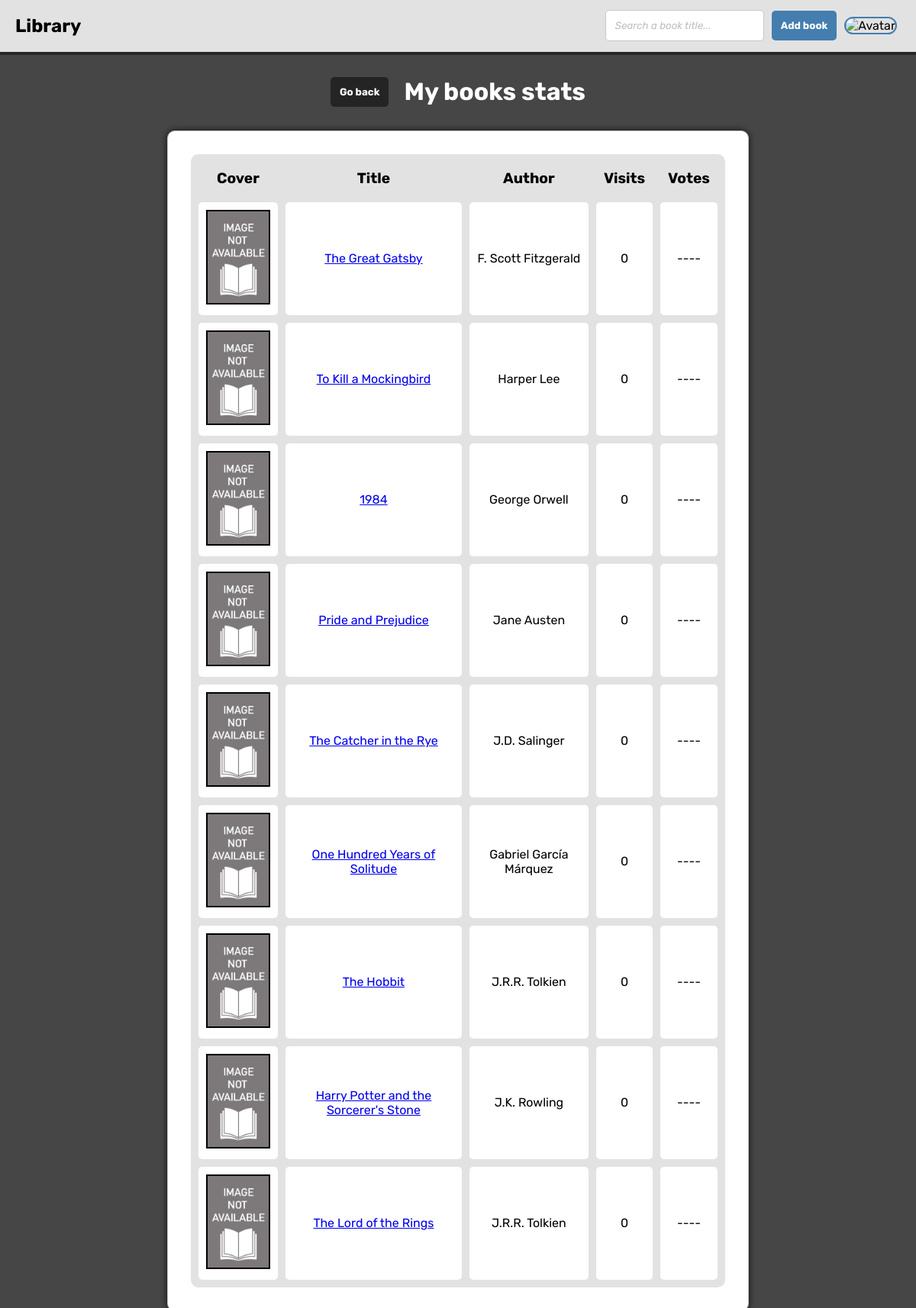
/stats.php (signed in), run on the app's committed database.
### tables this page shows
CREATE TABLE IF NOT EXISTS books (
    id INT AUTO_INCREMENT,
    title VARCHAR(100),
    description TEXT,
    URL VARCHAR(255),
    year INT,
    user_email VARCHAR(100),
    author VARCHAR(100),
    cover VARCHAR(255),
    visits INT DEFAULT 0,
    CONSTRAINT pk_book PRIMARY KEY (id),
    CONSTRAINT fk_books_users FOREIGN KEY (user_email) REFERENCES users (email) ON DELETE CASCADE
);

### stats.php (the view, shortened to what this page needs)
<?php
    require 'connect.php';
    $sql = "SELECT books.*, (AVG(users_votes.vote)*100) as mean FROM books LEFT JOIN users_votes ON books.id = users_votes.id_books WHERE books.user_email=:user_email GROUP BY id ORDER BY visits DESC";
    $stats = $conn->prepare($sql);
    $stats->execute([ 'user_email' => $_SESSION['loggedEmail'] ]);
    $result = $stats->fetchAll(PDO::FETCH_ASSOC);
?>
<!DOCTYPE html>
<html lang="en">
<head>
    <link rel="stylesheet" href="style.css">
</head>
<body>
    <?php include 'nav.php' ?>
    <div class="container">
        <div class="container-row" style="align-items: center; gap: 20px;">
            <a href='profile.php'><button class='back'> Go back </button></a>
            <h1> My books stats </h1>
        </div>
        <div class="center-container stats-list">
            <table class="stats-table">
                <tr>
                    <th> Cover </th>
                    <th> Title </th>
                    <th> Author </th>
                    <th> Visits </th>
                    <th> Votes </th>
                </tr>
                    <?php
                        if ($result == []) {
                            echo "<tr>";
                                echo "<td colspan='5'> No results to show </td>";
                            echo "</tr>";
                        } else {
                            foreach ($result as $book) {
                                echo "<tr>";
                                    echo "<td><a href='book.php?id=" . $book['id'] . "'><img src='uploads/" . htmlspecialchars($book['cover']) . "' alt='Book cover'></a></td>";
                                    echo "<td><a href='book.php?id=" . $book['id'] . "'>" . htmlspecialchars($book['title']) . "</a></td>";
                                    echo "<td>" . htmlspecialchars($book['author']) . "</td>";
                                    echo "<td>" . htmlspecialchars($book['visits']) . "</td>";
                                    echo "<td>" . ($book['mean'] ? htmlspecialchars((int)$book['mean']) . "%" : '----') . "</td>";
                                echo "</tr>";
                            }
                        }
                    ?>
            </table>
        </div>
    </div>
</body>
</html>

### nav.php (shortened to what this page needs)
<nav>
    <div class="container-nav">
        <a class="title" href="index.php"><h2> Library </h2></a>
        <div class="container-nav-buttons">
            <div class="search-container">
                <input type="text" name="search" id="search" onkeyup="search(this.value)" placeholder="Search a book title...">
            </div>
            <a href="book_form.php"><button type="button"> Add book </button></a>
            <details>
                <summary><img class="nav-avatar" src="uploads/<?php echo htmlspecialchars($_SESSION['loggedAvatar']); ?>" alt="Avatar" height="40px" width="40px"></summary>
            </details>
        </div>
    </div>
</nav>

### style.css (style rules this page uses)
html { height: 100vh; }
body { font-family: 'Rubik', sans-serif; margin-top: 80px; background-color: rgb(70, 70, 70); }
.container { display: flex; flex-direction: column; align-items: center; }
.container-row { display: flex; justify-content: space-between; align-items: baseline; margin-bottom: 10px; }
input, textarea, select { padding: 10px; border: 1px solid rgb(190, 190, 190); border-color: rgb(200, 200, 200); border-radius: 5px; font-family: 'Rubik', sans-serif; }
button { font-family: 'Rubik', sans-serif; padding: 12px; border-style: none; border-radius: 5px; background-color: rgb(67, 126, 175); font-weight: bold; color: white; transition: 0.25s; }
.back { background-color: #242424; }
h1 { color: white; }
form, .center-container { padding: 30px; box-shadow: 0 0 8px rgba(0, 0, 0, 0.8); border: 1px solid rgb(190, 190, 190); border-radius: 10px; width: 80%; max-width: 500px; background-color: white; }
nav { position: fixed; top: 0; left: 0; width: 100%; background: #e2e2e2; z-index: 1000; border-bottom: 4px solid rgb(40, 40, 40); }
.container-nav { display: flex; justify-content: space-between; align-items: center; margin-left: 20px; margin-right: 20px; }
.container-nav-buttons { align-items: center; display: flex; gap: 10px; }
.nav-avatar { height: 40px; width: 40px; border-radius: 50px; border: 2px solid rgb(67, 126, 175); transition: 0.25s; cursor: pointer; }
details { position: relative; display: flex; align-items: center; gap: 5px; }
details summary::marker { content: ""; }
.title { position: relative; text-decoration: none; color: black; }
.search-container { position: relative; }
.search-container input { padding: 12px; }
.search-container input::placeholder { color: rgb(190, 190, 190); font-style: italic; }
.stats-list { width: 80%; max-width: 700px; }
.stats-table { width: 100%; text-align: left; border-spacing: 10px; background-color: #e2e2e2; border-radius: 10px; }
.stats-table img { border: 2px solid black; height: 120px; width: 80px; }
.stats-table td { text-align: center; padding: 10px; background-color: white; border-radius: 5px; }
.stats-table th { font-size: 1.2rem; text-align: center; padding: 10px; }

### data on the page
books: cover (placeholder picture), title "The Great Gatsby", author "F. Scott Fitzgerald", visits "0"
books: cover (placeholder picture), title "To Kill a Mockingbird", author "Harper Lee", visits "0"
books: cover (placeholder picture), title "1984", author "George Orwell", visits "0"
books: cover (placeholder picture), title "Pride and Prejudice", author "Jane Austen", visits "0"
books: cover (placeholder picture), title "The Catcher in the Rye", author "J.D. Salinger", visits "0"
books: cover (placeholder picture), title "One Hundred Years of Solitude", author "Gabriel García Márquez", visits "0"
books: cover (placeholder picture), title "The Hobbit", author "J.R.R. Tolkien", visits "0"
books: cover (placeholder picture), title "Harry Potter and the Sorcerer's Stone", author "J.K. Rowling", visits "0"
books: cover (placeholder picture), title "The Lord of the Rings", author "J.R.R. Tolkien", visits "0"
